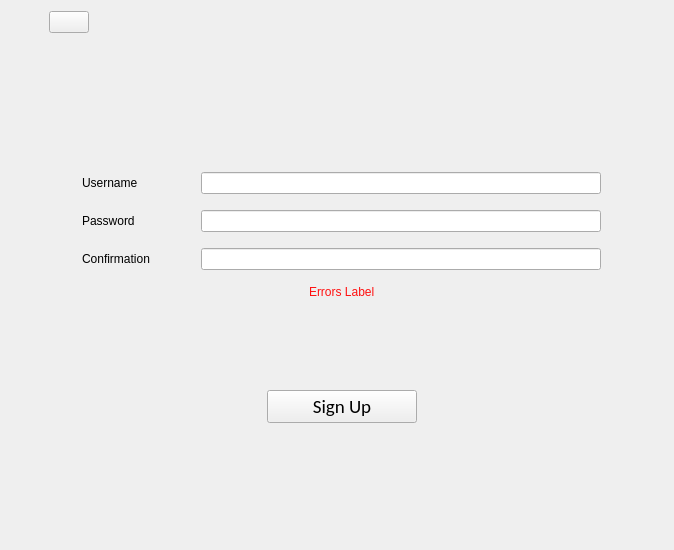
<?xml version="1.0" encoding="UTF-8"?>
<ui version="4.0">
 <class>mainSignUpFrame</class>
 <widget class="QFrame" name="mainSignUpFrame">
  <property name="geometry">
   <rect>
    <x>0</x>
    <y>0</y>
    <width>674</width>
    <height>550</height>
   </rect>
  </property>
  <property name="windowTitle">
   <string>Frame</string>
  </property>
  <layout class="QHBoxLayout" name="horizontalLayout">
   <item>
    <layout class="QVBoxLayout" name="verticalLayout">
     <property name="leftMargin">
      <number>38</number>
     </property>
     <property name="rightMargin">
      <number>27</number>
     </property>
     <item>
      <widget class="QPushButton" name="goBackButton">
       <property name="maximumSize">
        <size>
         <width>40</width>
         <height>40</height>
        </size>
       </property>
       <property name="statusTip">
        <string>Go Back</string>
       </property>
       <property name="autoFillBackground">
        <bool>false</bool>
       </property>
       <property name="text">
        <string/>
       </property>
       <property name="icon">
        <iconset>
         <normaloff>left_arrow.png</normaloff>left_arrow.png</iconset>
       </property>
       <property name="iconSize">
        <size>
         <width>24</width>
         <height>24</height>
        </size>
       </property>
      </widget>
     </item>
     <item>
      <spacer name="verticalSpacer_2">
       <property name="orientation">
        <enum>Qt::Vertical</enum>
       </property>
       <property name="sizeHint" stdset="0">
        <size>
         <width>20</width>
         <height>40</height>
        </size>
       </property>
      </spacer>
     </item>
     <item>
      <widget class="QFrame" name="signUpInputFrame">
       <property name="maximumSize">
        <size>
         <width>600</width>
         <height>200</height>
        </size>
       </property>
       <property name="frameShape">
        <enum>QFrame::NoFrame</enum>
       </property>
       <property name="frameShadow">
        <enum>QFrame::Raised</enum>
       </property>
       <layout class="QGridLayout" name="gridLayout">
        <property name="leftMargin">
         <number>20</number>
        </property>
        <property name="rightMargin">
         <number>20</number>
        </property>
        <item row="2" column="1">
         <widget class="QLineEdit" name="passwordLineEdit">
          <property name="maximumSize">
           <size>
            <width>400</width>
            <height>30</height>
           </size>
          </property>
          <property name="statusTip">
           <string>Password</string>
          </property>
          <property name="inputMask">
           <string/>
          </property>
          <property name="echoMode">
           <enum>QLineEdit::Password</enum>
          </property>
         </widget>
        </item>
        <item row="2" column="0">
         <widget class="QLabel" name="passwordLabel">
          <property name="maximumSize">
           <size>
            <width>100</width>
            <height>33</height>
           </size>
          </property>
          <property name="statusTip">
           <string>Password</string>
          </property>
          <property name="text">
           <string>Password</string>
          </property>
         </widget>
        </item>
        <item row="4" column="1">
         <widget class="QLineEdit" name="passwordConfimationLineEdit">
          <property name="maximumSize">
           <size>
            <width>400</width>
            <height>30</height>
           </size>
          </property>
          <property name="statusTip">
           <string>Password Confirmaition</string>
          </property>
          <property name="echoMode">
           <enum>QLineEdit::Password</enum>
          </property>
         </widget>
        </item>
        <item row="1" column="0">
         <spacer name="verticalSpacer_4">
          <property name="orientation">
           <enum>Qt::Vertical</enum>
          </property>
          <property name="sizeType">
           <enum>QSizePolicy::Fixed</enum>
          </property>
          <property name="sizeHint" stdset="0">
           <size>
            <width>20</width>
            <height>10</height>
           </size>
          </property>
         </spacer>
        </item>
        <item row="0" column="0">
         <widget class="QLabel" name="usernameLabel">
          <property name="maximumSize">
           <size>
            <width>100</width>
            <height>33</height>
           </size>
          </property>
          <property name="statusTip">
           <string>Username</string>
          </property>
          <property name="text">
           <string>Username</string>
          </property>
         </widget>
        </item>
        <item row="0" column="1">
         <widget class="QLineEdit" name="usernameLineEdit">
          <property name="maximumSize">
           <size>
            <width>400</width>
            <height>30</height>
           </size>
          </property>
          <property name="statusTip">
           <string>Username</string>
          </property>
         </widget>
        </item>
        <item row="4" column="0">
         <widget class="QLabel" name="passwordConfimationLabel">
          <property name="maximumSize">
           <size>
            <width>100</width>
            <height>33</height>
           </size>
          </property>
          <property name="statusTip">
           <string>Password Confirmaition</string>
          </property>
          <property name="text">
           <string>Confirmation</string>
          </property>
         </widget>
        </item>
        <item row="3" column="0">
         <spacer name="verticalSpacer_5">
          <property name="orientation">
           <enum>Qt::Vertical</enum>
          </property>
          <property name="sizeType">
           <enum>QSizePolicy::Fixed</enum>
          </property>
          <property name="sizeHint" stdset="0">
           <size>
            <width>20</width>
            <height>10</height>
           </size>
          </property>
         </spacer>
        </item>
       </layout>
      </widget>
     </item>
     <item alignment="Qt::AlignHCenter">
      <widget class="QLabel" name="errorsLabel">
       <property name="maximumSize">
        <size>
         <width>400</width>
         <height>20</height>
        </size>
       </property>
       <property name="text">
        <string>&lt;html&gt;&lt;head/&gt;&lt;body&gt;&lt;p&gt;&lt;span style=&quot; color:#ff1111;&quot;&gt;Errors Label&lt;/span&gt;&lt;/p&gt;&lt;/body&gt;&lt;/html&gt;</string>
       </property>
      </widget>
     </item>
     <item>
      <spacer name="verticalSpacer_3">
       <property name="orientation">
        <enum>Qt::Vertical</enum>
       </property>
       <property name="sizeType">
        <enum>QSizePolicy::Minimum</enum>
       </property>
       <property name="sizeHint" stdset="0">
        <size>
         <width>30</width>
         <height>85</height>
        </size>
       </property>
      </spacer>
     </item>
     <item alignment="Qt::AlignHCenter">
      <widget class="QPushButton" name="submitSignUpButton">
       <property name="minimumSize">
        <size>
         <width>150</width>
         <height>33</height>
        </size>
       </property>
       <property name="maximumSize">
        <size>
         <width>150</width>
         <height>33</height>
        </size>
       </property>
       <property name="font">
        <font>
         <family>Carlito</family>
         <pointsize>14</pointsize>
        </font>
       </property>
       <property name="statusTip">
        <string>Sign Up</string>
       </property>
       <property name="text">
        <string>Sign Up</string>
       </property>
      </widget>
     </item>
     <item>
      <spacer name="verticalSpacer">
       <property name="orientation">
        <enum>Qt::Vertical</enum>
       </property>
       <property name="sizeType">
        <enum>QSizePolicy::Fixed</enum>
       </property>
       <property name="sizeHint" stdset="0">
        <size>
         <width>20</width>
         <height>116</height>
        </size>
       </property>
      </spacer>
     </item>
    </layout>
   </item>
  </layout>
 </widget>
 <resources/>
 <connections/>
</ui>
